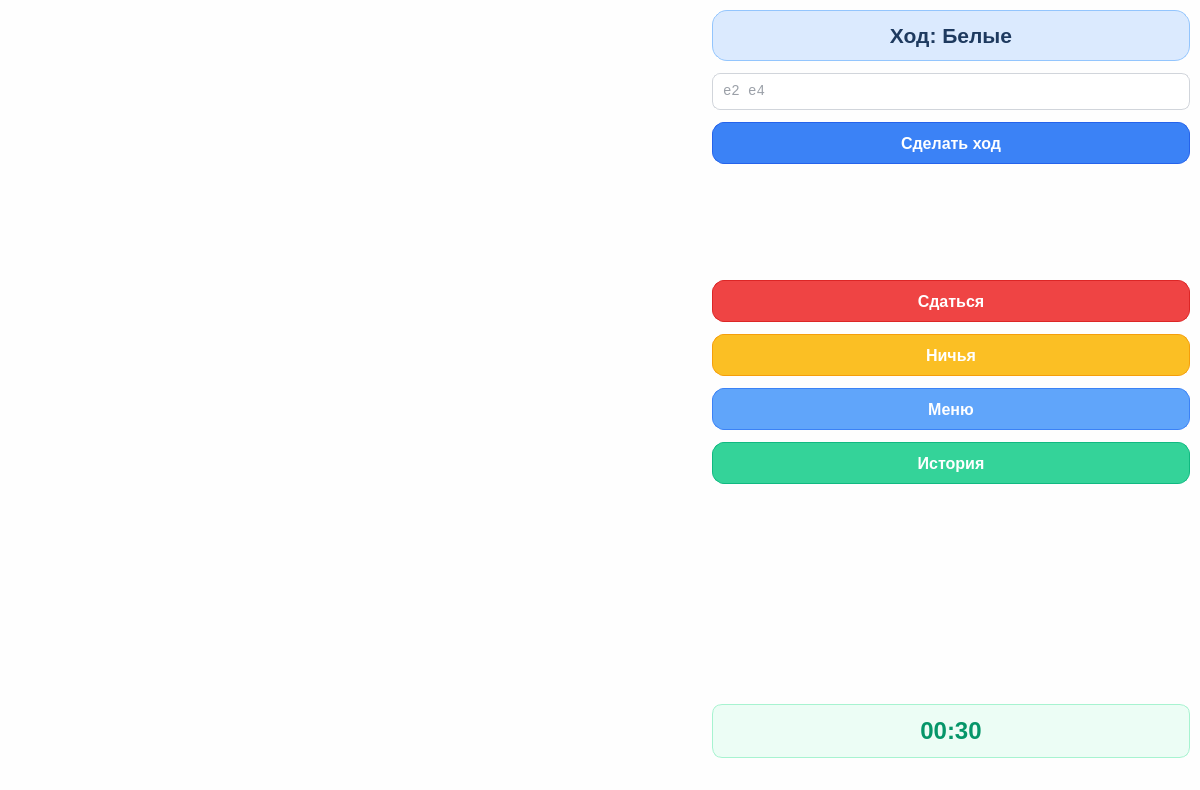
<?xml version="1.0" encoding="UTF-8"?>
<ui version="4.0">
 <class>MainWindow</class>
 <widget class="QMainWindow" name="MainWindow">
  <property name="geometry">
   <rect>
    <x>0</x>
    <y>0</y>
    <width>1200</width>
    <height>790</height>
   </rect>
  </property>
  <property name="windowTitle">
   <string>Chess Game</string>
  </property>
  <property name="styleSheet">
   <string notr="true">background-color: #fefefe;</string>
  </property>
  <widget class="QWidget" name="centralwidget">
   <layout class="QHBoxLayout" name="mainLayout">
    <!-- расстояние между доской и правой панелью -->
    <property name="spacing">
     <number>12</number>
    </property>
    <property name="leftMargin">
     <number>10</number>
    </property>
    <property name="topMargin">
     <number>10</number>
    </property>
    <property name="rightMargin">
     <number>10</number>
    </property>
    <property name="bottomMargin">
     <number>10</number>
    </property>
    <item>
     <widget class="QFrame" name="chessBoardFrame">
      <!-- доска чуть уже, чтобы правая часть была ближе -->
      <property name="minimumSize">
       <size>
        <width>690</width>
        <height>690</height>
       </size>
      </property>
      <property name="frameShape">
       <enum>QFrame::NoFrame</enum>
      </property>
      <property name="styleSheet">
       <string notr="true"></string>
      </property>
     </widget>
    </item>
    <item>
     <layout class="QVBoxLayout" name="rightPanelLayout">
      <item>
       <widget class="QLabel" name="playerInfoLabel">
        <property name="font">
         <font>
          <pointsize>16</pointsize>
          <bold>true</bold>
         </font>
        </property>
        <property name="text">
         <string>Ход: Белые</string>
        </property>
        <property name="alignment">
         <set>Qt::AlignCenter</set>
        </property>
        <property name="styleSheet">
         <string notr="true">color: #1e3a5f; background-color: #dbeafe; padding: 12px; border-radius: 15px; border: 1px solid #93c5fd;</string>
        </property>
       </widget>
      </item>
      <item>
       <widget class="QLineEdit" name="currentMoveEdit">
        <property name="placeholderText">
         <string>e2 e4</string>
        </property>
        <property name="styleSheet">
         <string notr="true">color: #374151; background-color: white; border: 1px solid #d1d5db; padding: 8px; border-radius: 8px; font-family: monospace; font-size: 14px;</string>
        </property>
       </widget>
      </item>
      <item>
       <widget class="QPushButton" name="makeMoveButton">
        <property name="minimumSize">
         <size>
          <width>140</width>
          <height>42</height>
         </size>
        </property>
        <property name="text">
         <string>Сделать ход</string>
        </property>
        <property name="styleSheet">
         <string notr="true">
QPushButton {
    color: white;
    background-color: #3b82f6;
    border: 1px solid #2563eb;
    border-radius: 12px;
    padding: 10px;
    font-weight: bold;
    font-size: 16px;
}
QPushButton:hover {
    background-color: #60a5fa;
}
QPushButton:pressed {
    background-color: #2563eb;
}
         </string>
        </property>
       </widget>
      </item>
      <item>
       <spacer name="verticalSpacerTop">
        <property name="orientation">
         <enum>Qt::Vertical</enum>
        </property>
        <property name="sizeHint" stdset="0">
         <size>
          <width>20</width>
          <height>20</height>
         </size>
        </property>
       </spacer>
      </item>
      <item>
       <widget class="QPushButton" name="surrenderButton">
        <property name="minimumSize">
         <size>
          <width>140</width>
          <height>42</height>
         </size>
        </property>
        <property name="text">
         <string>Сдаться</string>
        </property>
        <property name="styleSheet">
         <string notr="true">
QPushButton {
    color: white;
    background-color: #ef4444;
    border: 1px solid #dc2626;
    border-radius: 12px;
    padding: 10px;
    font-weight: bold;
    font-size: 16px;
}
QPushButton:hover {
    background-color: #f87171;
}
QPushButton:pressed {
    background-color: #dc2626;
}
         </string>
        </property>
       </widget>
      </item>
      <item>
       <widget class="QPushButton" name="drawButton">
        <property name="minimumSize">
         <size>
          <width>140</width>
          <height>42</height>
         </size>
        </property>
        <property name="text">
         <string>Ничья</string>
        </property>
        <property name="styleSheet">
         <string notr="true">
QPushButton {
    color: white;
    background-color: #fbbf24;
    border: 1px solid #f59e0b;
    border-radius: 12px;
    padding: 10px; font-weight: bold;
    font-size: 16px;
}
QPushButton:hover {
    background-color: #fcd34d;
}
QPushButton:pressed {
    background-color: #f59e0b;
}
         </string>
        </property>
       </widget>
      </item>
      <item>
       <widget class="QPushButton" name="menuButton">
        <property name="minimumSize">
         <size>
          <width>140</width>
          <height>42</height>
         </size>
        </property>
        <property name="text">
         <string>Меню</string>
        </property>
        <property name="styleSheet">
         <string notr="true">
QPushButton {
    color: white;
    background-color: #60a5fa;
    border: 1px solid #3b82f6;
    border-radius: 12px;
    padding: 10px;
    font-weight: bold;
    font-size: 16px;
}
QPushButton:hover {
    background-color: #93c5fd;
}
QPushButton:pressed {
    background-color: #3b82f6;
}
         </string>
        </property>
       </widget>
      </item>
      <item>
       <widget class="QPushButton" name="historyButton">
        <property name="minimumSize">
         <size>
          <width>140</width>
          <height>42</height>
         </size>
        </property>
        <property name="text">
         <string>История</string>
        </property>
        <property name="styleSheet">
         <string notr="true">
QPushButton {
    color: white;
    background-color: #34d399;
    border: 1px solid #10b981;
    border-radius: 12px;
    padding: 10px;
    font-weight: bold;
    font-size: 16px;
}
QPushButton:hover {
    background-color: #6ee7b7;
}
QPushButton:pressed {
    background-color: #10b981;
}
         </string>
        </property>
       </widget>
      </item>
      <item>
       <spacer name="verticalSpacerButtons">
        <property name="orientation">
         <enum>Qt::Vertical</enum>
        </property>
        <property name="sizeHint" stdset="0">
         <size>
          <width>20</width>
          <height>30</height>
         </size>
        </property>
       </spacer>
      </item>
      <item>
       <spacer name="verticalSpacerTimer">
        <property name="orientation">
         <enum>Qt::Vertical</enum>
        </property>
        <property name="sizeType">
         <enum>QSizePolicy::Expanding</enum>
        </property>
        <property name="sizeHint" stdset="0">
         <size>
          <width>20</width>
          <height>40</height>
         </size>
        </property>
       </spacer>
      </item>
      <item>
       <widget class="QLabel" name="timerLabel">
        <property name="font">
         <font>
          <pointsize>18</pointsize>
          <bold>true</bold>
         </font>
        </property>
        <property name="text">
         <string>00:30</string>
        </property>
        <property name="alignment">
         <set>Qt::AlignCenter</set>
        </property>
        <property name="styleSheet">
         <string notr="true">color: #059669; padding: 12px; background-color: #ecfdf5; border-radius: 10px; border: 1px solid #a7f3d0;</string>
        </property>
       </widget>
      </item>
     </layout>
    </item>
   </layout>
  </widget>
  <widget class="QMenuBar" name="menubar">
   <property name="geometry">
    <rect>
     <x>0</x>
     <y>0</y>
     <width>1200</width>
     <height>22</height>
    </rect>
   </property>
  </widget>
  <widget class="QStatusBar" name="statusbar"/>
 </widget>
 <resources/>
 <connections/>
</ui>
